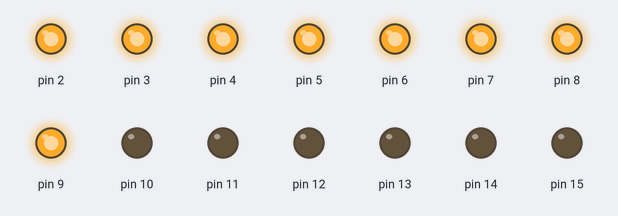
Simulated run of this sketch. Board: Arduino Uno, built with avr-gcc and run on an emulated ATmega328P. On the bench: output pins drawn as LEDs (lit = HIGH).

Above: at 0.1 s.
Timing chart, 0 to 1.6 s (numbered marks = the images above):
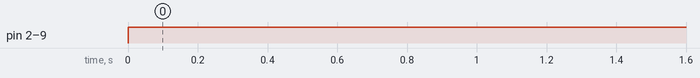

Measured:
- by itself, pin 2–9: LOW → HIGH at 0.00 s

The sketch:

190503_dot-matrix_01.ino
```cpp
void setup() {
  //--------dot-matrix-ROW---------------
  pinMode(2,OUTPUT);
  pinMode(3,OUTPUT);
  pinMode(4,OUTPUT);
  pinMode(5,OUTPUT);
  pinMode(6,OUTPUT);
  pinMode(7,OUTPUT);
  pinMode(8,OUTPUT);
  pinMode(9,OUTPUT);

  //-------dot-matrix-COL-----------------
  pinMode(10,OUTPUT);
  pinMode(11,OUTPUT);
  pinMode(12,OUTPUT);
  pinMode(13,OUTPUT);
  pinMode(14,OUTPUT);
  pinMode(15,OUTPUT);
  pinMode(16,OUTPUT);
  pinMode(17,OUTPUT);
}

void loop() {
  for(int i=0; i<8; i++){
    digitalWrite(i+2,HIGH);
  }
  for(int j=10; j<18; j++)
    digitalWrite(j,LOW);
}
```
